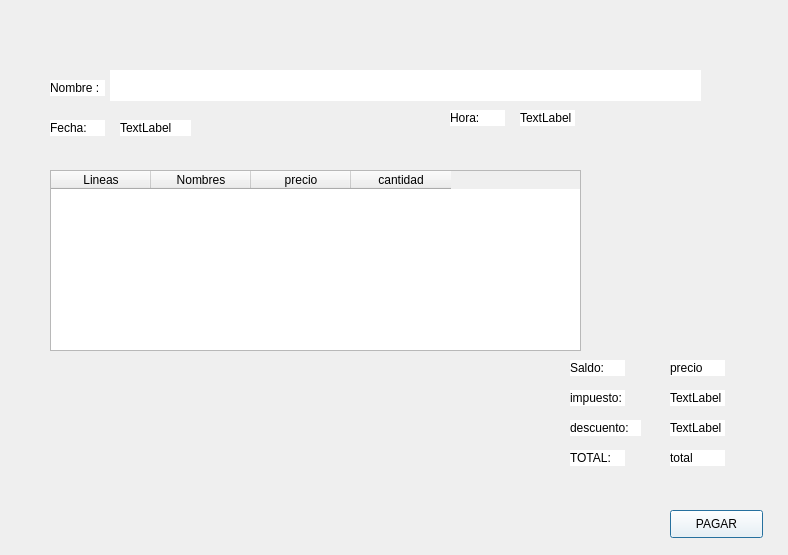
<?xml version="1.0" encoding="UTF-8"?>
<ui version="4.0">
 <class>Facturas</class>
 <widget class="QDialog" name="Facturas">
  <property name="geometry">
   <rect>
    <x>0</x>
    <y>0</y>
    <width>788</width>
    <height>555</height>
   </rect>
  </property>
  <property name="windowTitle">
   <string>Dialog</string>
  </property>
  <property name="styleSheet">
   <string notr="true">background-image: url(:/image/107525323_282495186394929_5911216239822423774_n.jpg);</string>
  </property>
  <widget class="QLabel" name="label_nombre">
   <property name="geometry">
    <rect>
     <x>110</x>
     <y>70</y>
     <width>591</width>
     <height>31</height>
    </rect>
   </property>
   <property name="styleSheet">
    <string notr="true">background:rgb(255, 255, 255)</string>
   </property>
   <property name="text">
    <string/>
   </property>
  </widget>
  <widget class="QLabel" name="label_2">
   <property name="geometry">
    <rect>
     <x>50</x>
     <y>80</y>
     <width>55</width>
     <height>16</height>
    </rect>
   </property>
   <property name="styleSheet">
    <string notr="true">background:rgb(255, 255, 255)</string>
   </property>
   <property name="text">
    <string>Nombre :</string>
   </property>
  </widget>
  <widget class="QLabel" name="label_3">
   <property name="geometry">
    <rect>
     <x>50</x>
     <y>120</y>
     <width>55</width>
     <height>16</height>
    </rect>
   </property>
   <property name="styleSheet">
    <string notr="true">background:rgb(255, 255, 255)</string>
   </property>
   <property name="text">
    <string>Fecha:</string>
   </property>
  </widget>
  <widget class="QLabel" name="label_4">
   <property name="geometry">
    <rect>
     <x>450</x>
     <y>110</y>
     <width>55</width>
     <height>16</height>
    </rect>
   </property>
   <property name="styleSheet">
    <string notr="true">background:rgb(255, 255, 255)</string>
   </property>
   <property name="text">
    <string>Hora:</string>
   </property>
  </widget>
  <widget class="QLabel" name="label_fecha">
   <property name="geometry">
    <rect>
     <x>120</x>
     <y>120</y>
     <width>71</width>
     <height>16</height>
    </rect>
   </property>
   <property name="styleSheet">
    <string notr="true">background:rgb(255, 255, 255)</string>
   </property>
   <property name="text">
    <string>TextLabel</string>
   </property>
  </widget>
  <widget class="QLabel" name="label_hora">
   <property name="geometry">
    <rect>
     <x>520</x>
     <y>110</y>
     <width>55</width>
     <height>16</height>
    </rect>
   </property>
   <property name="styleSheet">
    <string notr="true">background:rgb(255, 255, 255)</string>
   </property>
   <property name="text">
    <string>TextLabel</string>
   </property>
  </widget>
  <widget class="QLabel" name="label">
   <property name="geometry">
    <rect>
     <x>570</x>
     <y>360</y>
     <width>55</width>
     <height>16</height>
    </rect>
   </property>
   <property name="styleSheet">
    <string notr="true">background:rgb(255, 255, 255)</string>
   </property>
   <property name="text">
    <string>Saldo:</string>
   </property>
  </widget>
  <widget class="QLabel" name="label_saldp">
   <property name="geometry">
    <rect>
     <x>670</x>
     <y>360</y>
     <width>55</width>
     <height>16</height>
    </rect>
   </property>
   <property name="styleSheet">
    <string notr="true">background:rgb(255, 255, 255)</string>
   </property>
   <property name="text">
    <string>precio</string>
   </property>
  </widget>
  <widget class="QLabel" name="label_impuesto">
   <property name="geometry">
    <rect>
     <x>670</x>
     <y>390</y>
     <width>55</width>
     <height>16</height>
    </rect>
   </property>
   <property name="styleSheet">
    <string notr="true">background:rgb(255, 255, 255)</string>
   </property>
   <property name="text">
    <string>TextLabel</string>
   </property>
  </widget>
  <widget class="QLabel" name="label_7">
   <property name="geometry">
    <rect>
     <x>570</x>
     <y>390</y>
     <width>55</width>
     <height>16</height>
    </rect>
   </property>
   <property name="styleSheet">
    <string notr="true">background:rgb(255, 255, 255)</string>
   </property>
   <property name="text">
    <string>impuesto:</string>
   </property>
  </widget>
  <widget class="QLabel" name="label_8">
   <property name="geometry">
    <rect>
     <x>570</x>
     <y>420</y>
     <width>71</width>
     <height>16</height>
    </rect>
   </property>
   <property name="styleSheet">
    <string notr="true">background:rgb(255, 255, 255)</string>
   </property>
   <property name="text">
    <string>descuento:</string>
   </property>
  </widget>
  <widget class="QLabel" name="label_descuento">
   <property name="geometry">
    <rect>
     <x>670</x>
     <y>420</y>
     <width>55</width>
     <height>16</height>
    </rect>
   </property>
   <property name="styleSheet">
    <string notr="true">background:rgb(255, 255, 255)</string>
   </property>
   <property name="text">
    <string>TextLabel</string>
   </property>
  </widget>
  <widget class="QLabel" name="label_10">
   <property name="geometry">
    <rect>
     <x>570</x>
     <y>450</y>
     <width>55</width>
     <height>16</height>
    </rect>
   </property>
   <property name="styleSheet">
    <string notr="true">background:rgb(255, 255, 255)</string>
   </property>
   <property name="text">
    <string>TOTAL:</string>
   </property>
  </widget>
  <widget class="QLabel" name="label_total">
   <property name="geometry">
    <rect>
     <x>670</x>
     <y>450</y>
     <width>55</width>
     <height>16</height>
    </rect>
   </property>
   <property name="styleSheet">
    <string notr="true">background:rgb(255, 255, 255)</string>
   </property>
   <property name="text">
    <string>total</string>
   </property>
  </widget>
  <widget class="QPushButton" name="pushButton_cancelar">
   <property name="geometry">
    <rect>
     <x>670</x>
     <y>510</y>
     <width>93</width>
     <height>28</height>
    </rect>
   </property>
   <property name="styleSheet">
    <string notr="true">background:rgb(255, 255, 255)</string>
   </property>
   <property name="text">
    <string>PAGAR</string>
   </property>
  </widget>
  <widget class="QTableWidget" name="tableWidget_factura">
   <property name="geometry">
    <rect>
     <x>50</x>
     <y>170</y>
     <width>531</width>
     <height>181</height>
    </rect>
   </property>
   <property name="styleSheet">
    <string notr="true">background: qconicalgradient(cx:0.5, cy:0.5, angle:0, stop:0 rgba(35, 40, 3, 255), stop:0.16 rgba(136, 106, 22, 255), stop:0.225 rgba(166, 140, 41, 255), stop:0.285 rgba(204, 181, 74, 255), stop:0.345 rgba(235, 219, 102, 255), stop:0.415 rgba(245, 236, 112, 255), stop:0.52 rgba(209, 190, 76, 255), stop:0.57 rgba(187, 156, 51, 255), stop:0.635 rgba(168, 142, 42, 255), stop:0.695 rgba(202, 174, 68, 255), stop:0.75 rgba(218, 202, 86, 255), stop:0.815 rgba(208, 187, 73, 255), stop:0.88 rgba(187, 156, 51, 255), stop:0.935 rgba(137, 108, 26, 255), stop:1 rgba(35, 40, 3, 255))</string>
   </property>
   <column>
    <property name="text">
     <string>Lineas</string>
    </property>
   </column>
   <column>
    <property name="text">
     <string>Nombres</string>
    </property>
   </column>
   <column>
    <property name="text">
     <string>precio</string>
    </property>
   </column>
   <column>
    <property name="text">
     <string>cantidad</string>
    </property>
   </column>
  </widget>
 </widget>
 <resources/>
 <connections/>
</ui>
